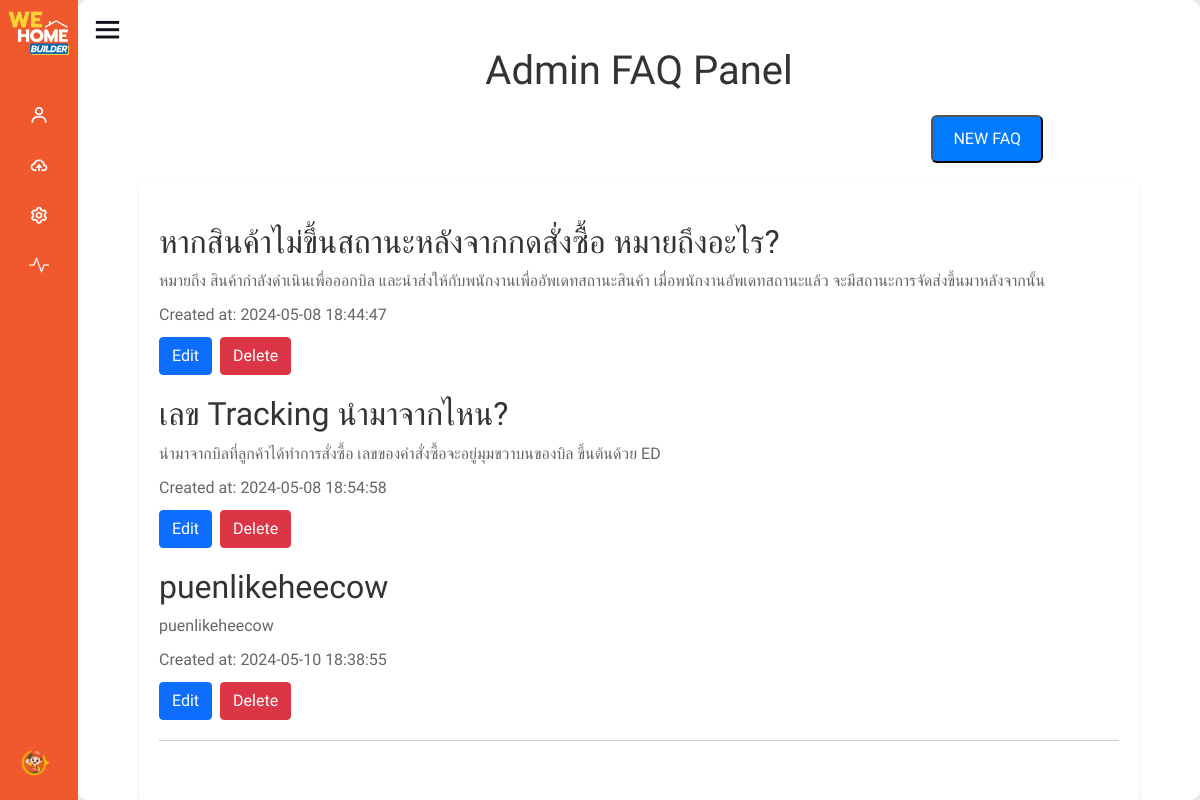
The page /view/admin/question.php on the database its author committed.
### tables this page shows
CREATE TABLE IF NOT EXISTS `tb_freq` (
  `freq_id` int(11) NOT NULL AUTO_INCREMENT,
  `freq_header` varchar(255) NOT NULL,
  `freq_content` varchar(255) NOT NULL,
  `freq_create_at` timestamp NOT NULL DEFAULT current_timestamp(),
  `freq_status` tinyint(4) DEFAULT 1,
  PRIMARY KEY (`freq_id`)
);

### view/admin/question.php (the view, shortened to what this page needs)
<!DOCTYPE html>
<html lang="th">
<head>
    <link rel="stylesheet" href="https://fastly.jsdelivr.net/npm/bootstrap@5.0.0-beta1/dist/css/bootstrap.min.css">
    <link rel="stylesheet" href="https://cdn.jsdelivr.net/npm/bootstrap-icons@1.11.3/font/bootstrap-icons.min.css">
</head>
</head>
<body>
    <?php require_once('function/sidebar.php'); ?>
    <h1>Admin FAQ Panel</h1>
    <div style="text-align: right; margin-bottom: 20px;">
        <button class="new-faq-btn" id="new-faq-btn">NEW FAQ</button>
    </div>
    <div class="faq-container">
        <?php
        include '../config/connect.php';
        $query = "SELECT * FROM tb_freq";
        $result = mysqli_query($conn, $query);
        if (mysqli_num_rows($result) > 0) {
            while ($row = mysqli_fetch_assoc($result)) {
                echo "<div class='faq'>";
                echo "<h2>" . $row['freq_header'] . "</h2>";
                echo "<p>" . $row['freq_content'] . "</p>";
                echo "<p>Created at: " . $row['freq_create_at'] . "</p>";
                echo "<button class='edit-faq-btn btn btn-primary' data-id='" . $row['freq_id'] . "'>Edit</button> ";
                echo "<button class='delete-faq-btn btn btn-danger' data-id='" . $row['freq_id'] . "'>Delete</button>";
            }
        } else {
            echo "No FAQs found";
        }
        ?>
    </div>
</body>

### view/admin/question.php (style rules this page uses)
body { font-family: 'Kanit', sans-serif; margin: 0; padding: 0px; background-color: #f0f0f0; }
h1 { text-align: center; margin-bottom: 20px; color: #333; }
.faq-container { max-width: 1000px; margin: 0 auto; background-color: #fff; box-shadow: 0 2px 4px rgba(0, 0, 0, 0.1); border-radius: 5px; padding: 20px; }
.faq { border-bottom: 1px solid #ccc; padding: 20px 0; }
.faq:last-child { border-bottom: none; }
.faq h2 { margin-top: 0; color: #333; }
.faq p { margin-bottom: 10px; color: #666; }
.new-faq-btn { text-decoration: none; background-color: #007bff; color: #fff; padding: 10px 20px; margin-right: 145px; border-radius: 6px; display: inline-block; transition: background-color 0.3s; }

### view/admin/function/sidebar.php (style rules this page uses)
* { margin: 0; padding: 0; box-sizing: border-box; font-family: 'Kanit', sans-serif; }
body { overflow: hidden; }

### rows shown on the page
tb_freq: freq_header "หากสินค้าไม่ขึ้นสถานะหลังจากกดสั่งซื้อ หมายถึงอะไร?", freq_content "หมายถึง สินค้ากำลังดำเนินเพื่อออกบิล และนำส่งให้กับพนักงานเพื่ออัพเดทสถานะสินค้า เมื่อพนักงานอัพเดทสถานะแล้ว จะมีสถานะการจัดส่งขึ้นมาหลังจากนั้น", freq_create_at "2024-05-08 18:44:47"
tb_freq: freq_header "เลข Tracking นำมาจากไหน?", freq_content "นำมาจากบิลที่ลูกค้าได้ทำการสั่งซื้อ เลขของคำสั่งซื้อจะอยู่มุมขวาบนของบิล ขึ้นต้นด้วย ED", freq_create_at "2024-05-08 18:54:58"
tb_freq: freq_header "puenlikeheecow", freq_content "puenlikeheecow", freq_create_at "2024-05-10 18:38:55"
